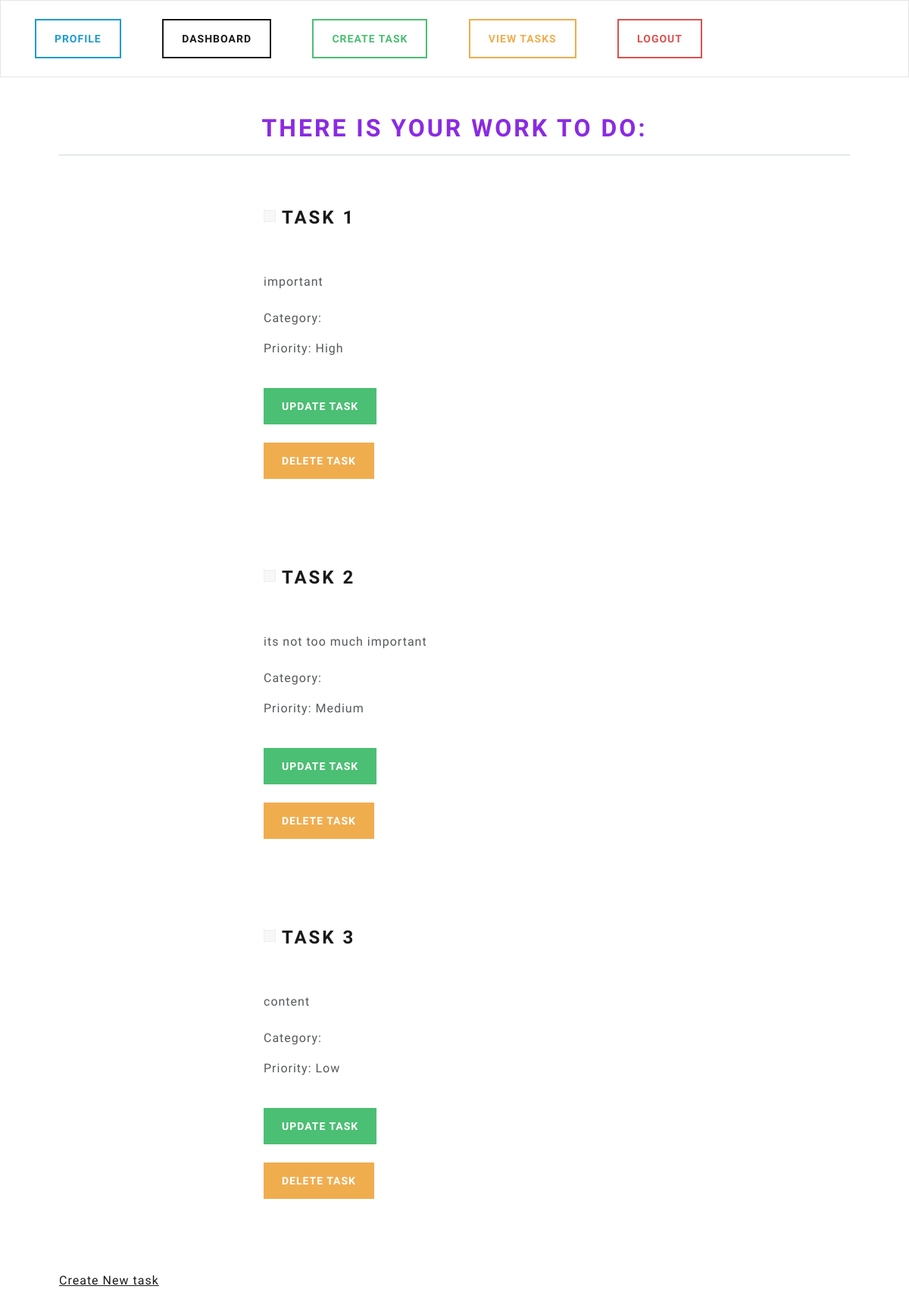
The app's page /view-tasks (signed in) with its own data.
### base/models.py (models this page shows, shortened)
class Task(models.Model):
    user = models.ForeignKey(User, on_delete=models.CASCADE, null=True, blank=True)
    title = models.CharField(max_length=100, null=True)
    content = models.CharField(max_length=1000, null=True, blank=True)
    created = models.DateTimeField(auto_now_add=True, null=True)
    complete = models.BooleanField(default=False)
    user = models.ForeignKey(User, max_length=10, on_delete=models.CASCADE)
    category = models.ForeignKey(Category, on_delete=models.SET_NULL, null=True, blank=True)
    priority = models.ForeignKey(Priority, on_delete=models.SET_NULL, null=True, blank=True)
    class Meta:
        ordering = ['complete']

class Priority(models.Model):
    LEVEL_CHOICES = (
        ('Low', 'Low'),
        ('Medium', 'Medium'),
        ('High', 'High'),
    )
    level = models.CharField(max_length=10, choices=LEVEL_CHOICES)

### base/views.py (the view)
# urls.py: path('view-tasks', views.viewTask, name="view-tasks"),
@login_required(login_url='my-login')
def viewTask(request):
    current_user = request.user.id #reference to primary key. to its ID
    task = Task.objects.filter(user=current_user)
    categories = Category.objects.all()
    priorities = Priority.objects.all()
    context = {
        'task': task,
        'categories': categories,  # Pass categories to the template context
        'priorities': priorities,  # Pass priorities to the template context
    }
    return render(request, 'profile/view-tasks.html', context=context)

### base/templates/profile/view-tasks.html (shortened to what this page needs)
{% extends 'base-with-navbar.html' %}
{% load static %}
{% block content %}
  <h1 class="text-center">There is your work to do:</h1>
  <hr />
  {% for t in task %}
    <div class="container bg-white shadow-md p-5 form-layout" style="margin-top:20px;">
      <div class="form-check">
        <input class="form-check-input" type="checkbox" value="" id="flexCheckDefault" />
        <label class="form-check-label" for="flexCheckDefault"><h3>{{ t.title }}</h3></label>
      </div>
      <br /> <br />
      {{ t.content }}
      <br /><br />
      <p>Category: {{ t.category.name }}</p>
      <p>Priority: {{ t.priority.level }}</p>
      <br />
      <a class="btn btn-success navbar-btn" type="button" href="{% url 'update-task' t.id %}">Update task</a>
      <br /><br />
      <a class="btn btn-warning navbar-btn" type="button" href="{% url 'delete-task' t.id %}">Delete task</a>
    </div>
  {% endfor %}
  <br />
  <br />
  <a href="{% url 'create-task' %}">Create New task</a>
{% endblock %}

### static/css/styles.css (style rules this page uses)
h1 { color: blueviolet; }
.form-layout { border-radius: 30px; width: 600px; }

### records on screen
Task: title "TASK 1", content "important", priority.level "High"
Task: title "TASK 2", content "its not too much important", priority.level "Medium"
Task: title "TASK 3", content "content", priority.level "Low"
